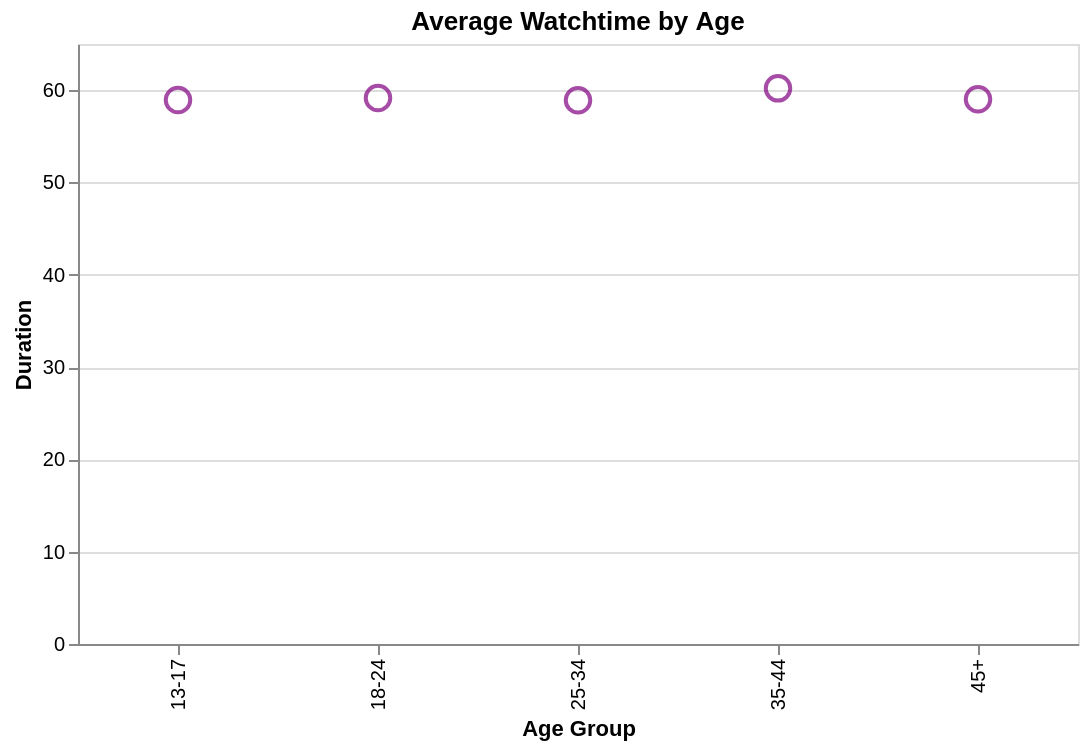

Here is the notebook cell this chart was saved with:
### Code cell
alt.Chart(ages_avg_watchtime).mark_point(size=150, color = "purple").encode(
    y=alt.Y(
        "duration_mins:Q",
        title="Duration",
        axis=alt.Axis(format=",.0f"),
    ),
    x=alt.X("age_group:O", title="Age Group"),
    tooltip=[
        alt.Tooltip("age_group:N", title="Ages"),
        alt.Tooltip("duration_mins:Q", title="Average duration", format=",.0f"),
    ],
).properties(
    title="Average Watchtime by Age",
    width=500,
    height=300
)

### Figure 1 — Vega-Lite specification as saved in the notebook (floating-point values rounded to 4 significant figures)
{"config": {"view": {"continuousWidth": 300, "continuousHeight": 300}}, "data": {"name": "data-7809f9dd7ef2a817917f5c7a6aa594ca"}, "mark": {"type": "point", "color": "purple", "size": 150}, "encoding": {"tooltip": [{"field": "age_group", "title": "Ages", "type": "nominal"}, {"field": "duration_mins", "format": ",.0f", "title": "Average duration", "type": "quantitative"}], "x": {"field": "age_group", "title": "Age Group", "type": "ordinal"}, "y": {"axis": {"format": ",.0f"}, "field": "duration_mins", "title": "Duration", "type": "quantitative"}}, "height": 300, "title": "Average Watchtime by Age", "width": 500, "$schema": "https://vega.github.io/schema/vega-lite/v6.4.1.json", "datasets": {"data-7809f9dd7ef2a817917f5c7a6aa594ca": [{"age_group": "13-17", "duration_mins": 58.93}, {"age_group": "18-24", "duration_mins": 59.15}, {"age_group": "25-34", "duration_mins": 58.91}, {"age_group": "35-44", "duration_mins": 60.2}, {"age_group": "45+", "duration_mins": 59.02}]}}
